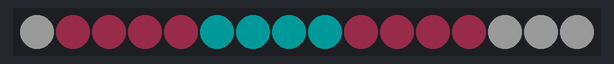
A sketch run on a simulated Arduino Uno, built with avr-gcc and run on an emulated ATmega328P. Parts: 16 RGB LEDs in strip order, left to right. Dim RGB values are drawn brighter than linear.

Above: at 2.21 s.
At 6.53 s:
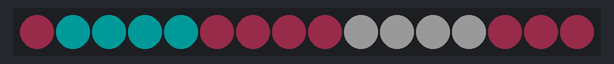
At 11.09 s:
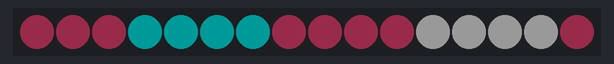
At 20.09 s:
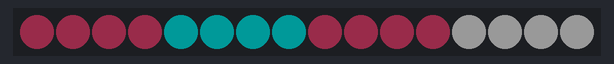
At 28.85 s:
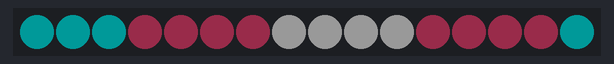
At 38.0 s:
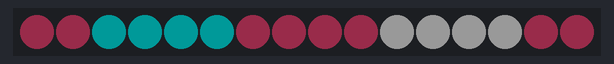

The sketch:

Trans_Clock.ino
```cpp
#include <FastLED.h>

#define LED_DT 6                                             // Serial data pin
#define COLOR_ORDER GRB                                       // It's GRB for WS2812B and GBR for APA102
#define LED_TYPE WS2812                                       // What kind of strip are you using (APA102, WS2801 or WS2812B)?
#define NUM_LEDS 16                                           // Number of LED's
//#define UPDATES_PER_SECOND 50
// Initialize changeable global variables.
uint8_t max_bright = 25;                                     // Overall brightness definition. It can be changed on the fly.

struct CRGB leds[NUM_LEDS];                                   // Initialize our LED array.
struct CRGB trans_pattern[3] = {CRGB::Cyan, CRGB(255, 69, 120), CRGB::White};

uint8_t max_refresh = 50;

void setup() {
  delay(2000);                                                        // Powerup safety delay
  LEDS.addLeds<LED_TYPE, LED_DT, COLOR_ORDER>(leds, NUM_LEDS);         // For WS2812B/WS2811 (NeoPixels)
  FastLED.setMaxRefreshRate(max_refresh);
  FastLED.setBrightness(max_bright);
  FastLED.setMaxPowerInVoltsAndMilliamps(5, 1200);              // FastLED power management set at 5V, 1200mA
  FastLED.clear();
} // setup()


void loop () {
//  FastLED.clear();
  trans_march(10);                                                  // Delay - Bigger number slower rotation
//  rainbow_wave(50,255/NUM_LEDS);                                        // Speed, delta hue values.
//  FastLED.show();                                                       // Activate this for rainbow_wave funciton only
} // loop()

// Rainbow
void rainbow_wave(uint8_t thisSpeed, uint8_t deltaHue) {     // The fill_rainbow call doesn't support brightness levels.
// uint8_t thisHue = beatsin8(thisSpeed,0,255);               // A simple rainbow wave.
 uint8_t thisHue = beat8(thisSpeed,255);                     // A simple rainbow march.
 fill_rainbow(leds, NUM_LEDS, thisHue, deltaHue);            // Use FastLED's fill_rainbow routine.
} // rainbow_wave()

//void clock_lights() {
//  // connect to internet, get time, discconect from internet, display time
//}

// Trans colors throughout whole ring
void trans_march(uint8_t Delay) {
  for(int i = 0; i< NUM_LEDS; i++) {
    for(int n = 0; n < NUM_LEDS; n++) {
      if(n<NUM_LEDS/4){
        leds[(n+i)%NUM_LEDS] = trans_pattern[0];
      }
      else if(n < NUM_LEDS/2) {
        leds[(n+i)%NUM_LEDS] = trans_pattern[1];
      }
      else if(n < (3*NUM_LEDS)/4) {
        leds[(n+i)%NUM_LEDS] = trans_pattern[2];
      }
      else if(n < NUM_LEDS) {
        leds[(n+i)%NUM_LEDS] = trans_pattern[1];
      }
    }
    FastLED.show();
    FastLED.delay(Delay);
  };
}
```
